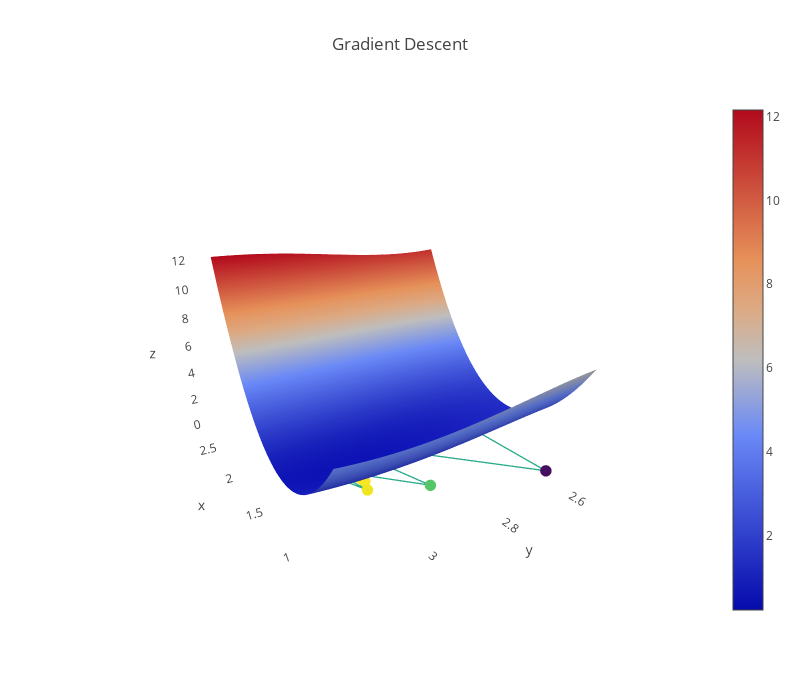

Notebook code for this chart:
### Code cell
# Run me to see a 3D plot (gradient descent with static alpha)
plot_3d(ts[:, 0], ts[:, 1], loss, l2_loss, sin_model, x, y)
